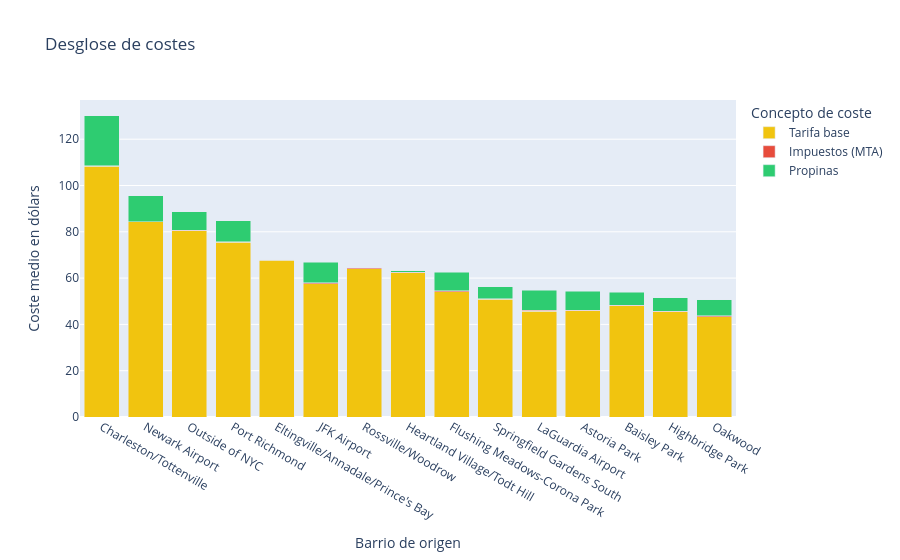

The notebook cell saved with this chart:
### Code cell
import plotly.express as px



costes_por_zona = df_con_nombres.groupby('Barrio_Origen')[['fare_amount', 'mta_tax', 'tip_amount']].mean().reset_index()

costes_por_zona['coste_total_medio'] = costes_por_zona['fare_amount'] + costes_por_zona['mta_tax'] + costes_por_zona['tip_amount']
top_15_zonas = costes_por_zona.nlargest(15, 'coste_total_medio')

fig = px.bar(
    top_15_zonas,
    x='Barrio_Origen',
    y=['fare_amount', 'mta_tax', 'tip_amount'],
    title='Desglose de costes',
    labels={
        'value': 'Coste medio en dólars',
        'Barrio_Origen': 'Barrio de origen',
        'variable': 'Concepto de coste'
    },
    barmode='stack',
    color_discrete_sequence=['#f1c40f', '#e74c3c', '#2ecc71']
)

nombres = {'fare_amount': 'Tarifa base', 'mta_tax': 'Impuestos (MTA)', 'tip_amount': 'Propinas'}
fig.for_each_trace(lambda t: t.update(name=nombres[t.name],
                                      legendgroup=nombres[t.name],
                                      hovertemplate=t.hovertemplate.replace(t.name, nombres[t.name])
                                     ))
fig.show()

### Figure 1 — Plotly figure (JSON) as saved in the notebook; plotly's stock layout.template omitted (floating-point values rounded to 4 significant figures)
{"data": [{"hovertemplate": "Concepto de coste=Tarifa base<br>Barrio de origen=%{x}<br>Coste medio en dólars=%{y}<extra></extra>", "legendgroup": "Tarifa base", "marker": {"color": "#f1c40f", "pattern": {"shape": ""}}, "name": "Tarifa base", "orientation": "v", "showlegend": true, "textposition": "auto", "type": "bar", "x": ["Charleston/Tottenville", "Newark Airport", "Outside of NYC", "Port Richmond", "Eltingville/Annadale/Prince's Bay", "JFK Airport", "Rossville/Woodrow", "Heartland Village/Todt Hill", "Flushing Meadows-Corona Park", "Springfield Gardens South", "LaGuardia Airport", "Astoria Park", "Baisley Park", "Highbridge Park", "Oakwood"], "xaxis": "x", "y": [108.3, 84.42, 80.51, 75.39, 67.8, 57.55, 64.06, 62.26, 54.17, 50.8, 45.6, 45.89, 47.96, 45.45, 43.34], "yaxis": "y"}, {"hovertemplate": "Concepto de coste=Impuestos (MTA)<br>Barrio de origen=%{x}<br>Coste medio en dólars=%{y}<extra></extra>", "legendgroup": "Impuestos (MTA)", "marker": {"color": "#e74c3c", "pattern": {"shape": ""}}, "name": "Impuestos (MTA)", "orientation": "v", "showlegend": true, "textposition": "auto", "type": "bar", "x": ["Charleston/Tottenville", "Newark Airport", "Outside of NYC", "Port Richmond", "Eltingville/Annadale/Prince's Bay", "JFK Airport", "Rossville/Woodrow", "Heartland Village/Todt Hill", "Flushing Meadows-Corona Park", "Springfield Gardens South", "LaGuardia Airport", "Astoria Park", "Baisley Park", "Highbridge Park", "Oakwood"], "xaxis": "x", "y": [0.25, 0.02455, 0.132, 0.25, 0.1667, 0.4417, 0.5, 0.2895, 0.3505, 0.3876, 0.4706, 0.2879, 0.3752, 0.3333, 0.5], "yaxis": "y"}, {"hovertemplate": "Concepto de coste=Propinas<br>Barrio de origen=%{x}<br>Coste medio en dólars=%{y}<extra></extra>", "legendgroup": "Propinas", "marker": {"color": "#2ecc71", "pattern": {"shape": ""}}, "name": "Propinas", "orientation": "v", "showlegend": true, "textposition": "auto", "type": "bar", "x": ["Charleston/Tottenville", "Newark Airport", "Outside of NYC", "Port Richmond", "Eltingville/Annadale/Prince's Bay", "JFK Airport", "Rossville/Woodrow", "Heartland Village/Todt Hill", "Flushing Meadows-Corona Park", "Springfield Gardens South", "LaGuardia Airport", "Astoria Park", "Baisley Park", "Highbridge Park", "Oakwood"], "xaxis": "x", "y": [21.56, 11.06, 7.93, 9.043, 0.0, 8.787, 0.0, 0.5289, 8.111, 5.067, 8.721, 8.052, 5.631, 5.761, 6.735], "yaxis": "y"}], "layout": {"barmode": "stack", "legend": {"title": {"text": "Concepto de coste"}, "tracegroupgap": 0}, "title": {"text": "Desglose de costes"}, "xaxis": {"anchor": "y", "domain": [0, 1], "title": {"text": "Barrio de origen"}}, "yaxis": {"anchor": "x", "domain": [0, 1], "title": {"text": "Coste medio en dólars"}}}}
